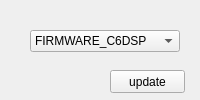
<?xml version="1.0" encoding="UTF-8"?>
<ui version="4.0">
 <class>FirmwareUpdate</class>
 <widget class="QWidget" name="FirmwareUpdate">
  <property name="geometry">
   <rect>
    <x>0</x>
    <y>0</y>
    <width>200</width>
    <height>100</height>
   </rect>
  </property>
  <property name="sizePolicy">
   <sizepolicy hsizetype="Fixed" vsizetype="Fixed">
    <horstretch>0</horstretch>
    <verstretch>0</verstretch>
   </sizepolicy>
  </property>
  <property name="windowTitle">
   <string>Form</string>
  </property>
  <widget class="QComboBox" name="comboBox">
   <property name="geometry">
    <rect>
     <x>30</x>
     <y>30</y>
     <width>150</width>
     <height>22</height>
    </rect>
   </property>
   <property name="sizePolicy">
    <sizepolicy hsizetype="Fixed" vsizetype="Fixed">
     <horstretch>0</horstretch>
     <verstretch>0</verstretch>
    </sizepolicy>
   </property>
   <item>
    <property name="text">
     <string>FIRMWARE_C6DSP</string>
    </property>
   </item>
   <item>
    <property name="text">
     <string>FIRMWARE_VPSSM3</string>
    </property>
   </item>
   <item>
    <property name="text">
     <string>FIRMWARE_VIDEOM3</string>
    </property>
   </item>
   <item>
    <property name="text">
     <string>SDS_EZFTP_PATH</string>
    </property>
   </item>
   <item>
    <property name="text">
     <string>SDS_SERIAL_PATH</string>
    </property>
   </item>
   <item>
    <property name="text">
     <string>SDS_MCFW_PATH</string>
    </property>
   </item>
   <item>
    <property name="text">
     <string>SDS_APP_SERVER</string>
    </property>
   </item>
   <item>
    <property name="text">
     <string>SDS_TEST_PATH</string>
    </property>
   </item>
  </widget>
  <widget class="QPushButton" name="pushButton">
   <property name="geometry">
    <rect>
     <x>110</x>
     <y>70</y>
     <width>75</width>
     <height>23</height>
    </rect>
   </property>
   <property name="text">
    <string>update</string>
   </property>
  </widget>
 </widget>
 <resources/>
 <connections/>
</ui>
